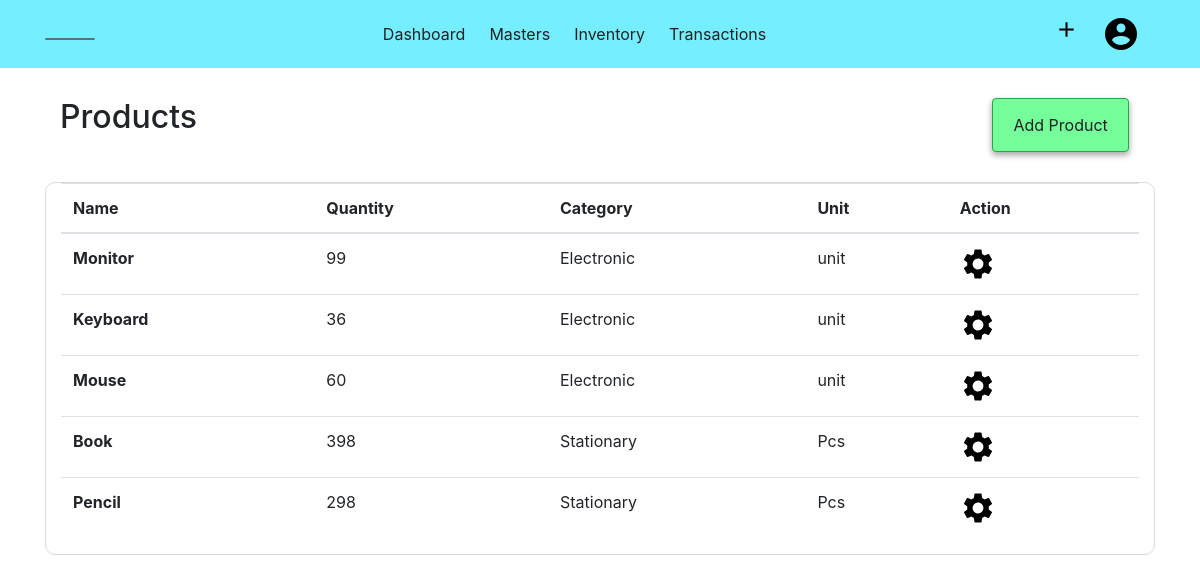
Page /product (signed in) on the earlier database version.
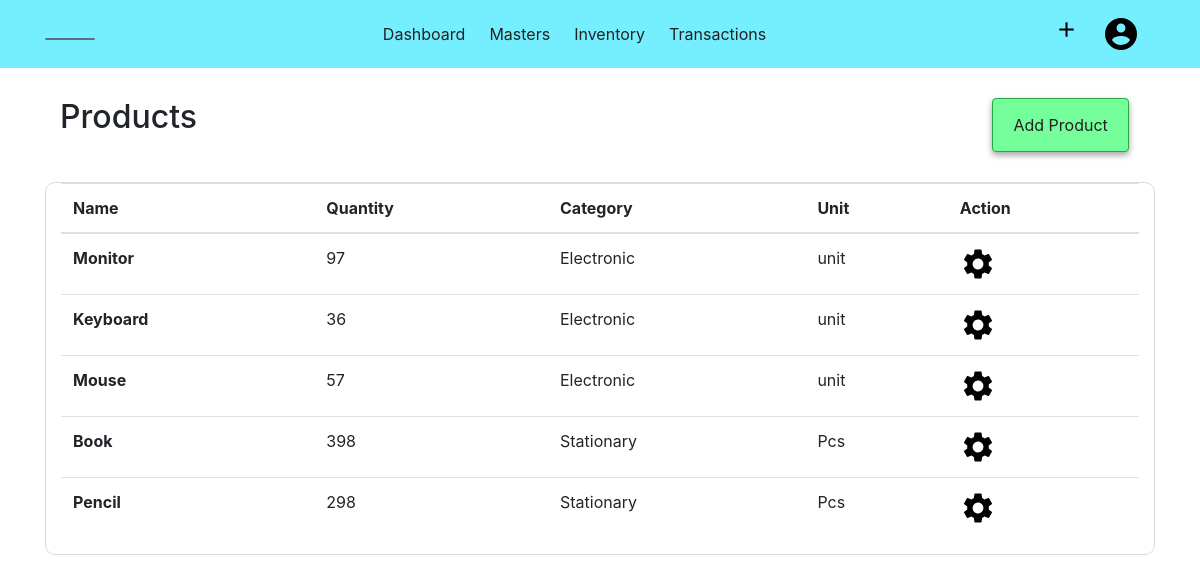
Same page on the later database version.
### acsystem/models.py (models this page shows, shortened)
class Product(db.Model):
    id = db.Column(db.Integer, primary_key=True)
    name = db.Column(db.String(40), nullable=False)
    category = db.Column(db.Integer, db.ForeignKey('productcategory.id', ondelete="CASCADE"), nullable=False)
    unit = db.Column(db.Integer, db.ForeignKey('unit.id'), nullable=False)
    quantity = db.Column(db.Integer, default=0)
    rate = db.Column(db.Integer)
    salesprice = db.Column(db.Integer)
    salesproduct = db.relationship('SalesItem',backref="productdetail", lazy=True)
    company_id = db.Column(db.Integer, db.ForeignKey('company.id', ondelete="CASCADE"), nullable=False)

class Productcategory(db.Model):
    id = db.Column(db.Integer, primary_key=True)
    name = db.Column(db.String(40), nullable=False)
    products = db.relationship('Product', backref='undercategory', lazy=True, cascade="all, delete-orphan")
    company_id = db.Column(db.Integer, db.ForeignKey('company.id', ondelete="CASCADE"), nullable=False)

class Unit(db.Model):
    id = db.Column(db.Integer, primary_key=True)
    symbol = db.Column(db.String(10), nullable=False)
    name = db.Column(db.String(40))
    products = db.relationship('Product', backref='underunit', lazy=True, cascade="all, delete-orphan")
    company_id = db.Column(db.Integer, db.ForeignKey('company.id', ondelete="CASCADE"), nullable=False)

### acsystem/product/routes.py (the view)
@products.route("/product")
@login_required
def product():
    if current_user.activecompany == 0:
        flash(f"No Company is Activated! ","warning")
        return redirect(url_for('company.companies'))
    productlist = Product.query.filter_by(company_id = current_user.activecompany).all()
    return render_template('producttemplate/products.html', title="Products", productlist = productlist);

### acsystem/models.py (called while the page is built)
@login_manager.user_loader
def load_user(user_id):
    return User.query.get(int(user_id))

### acsystem/templates/producttemplate/products.html
{% extends "layout.html"%}
{% block content %}
<div class="container">
    <div class="container-fluid">
        <h2 class="float-left">Products</h2>
        <ul class="nav justify-content-end">
            <li class="btn btn-success float-right">
                <a class="nav-link" href="{{ url_for('products.addproduct') }}">Add Product</a>
            </li>
        </ul>
    </div>
    <div class="container-fluid" style="border:1px solid rgb(218, 218, 218); border-radius:10px;">
        <table class="table table-hover">
            <thead>
                <tr>
                    <th scope="col">Name</th>
                    <th scope="col">Quantity</th>
                    <th scope="col">Category</th>
                    <th scope="col">Unit</th>
                    <th scope="col">Action</th>
                </tr>
            </thead>
            <tbody>
                {% for product in productlist %}
                <tr>
                    <th scope="row">{{product.name }}</th>
                    <td>{{ product.quantity }}</td>
                    <td>{{ product.undercategory.name }}</td>
                    <td>{{ product.underunit.symbol }}</td>
                    <td>
                        <a href="{{ url_for('products.productdetail', product_id = product.id) }}">
                        <img src="{{ url_for('static',filename='images/setting.png') }}" alt="Setting">
                        </a>
                    </td>
                {% endfor %}
            </tbody>
        </table>
    </div>
</div>
{% endblock content %}

Differences in the rows shown:
changed Product "Monitor": quantity "99" → "97"
changed Product "Mouse": quantity "60" → "57"
